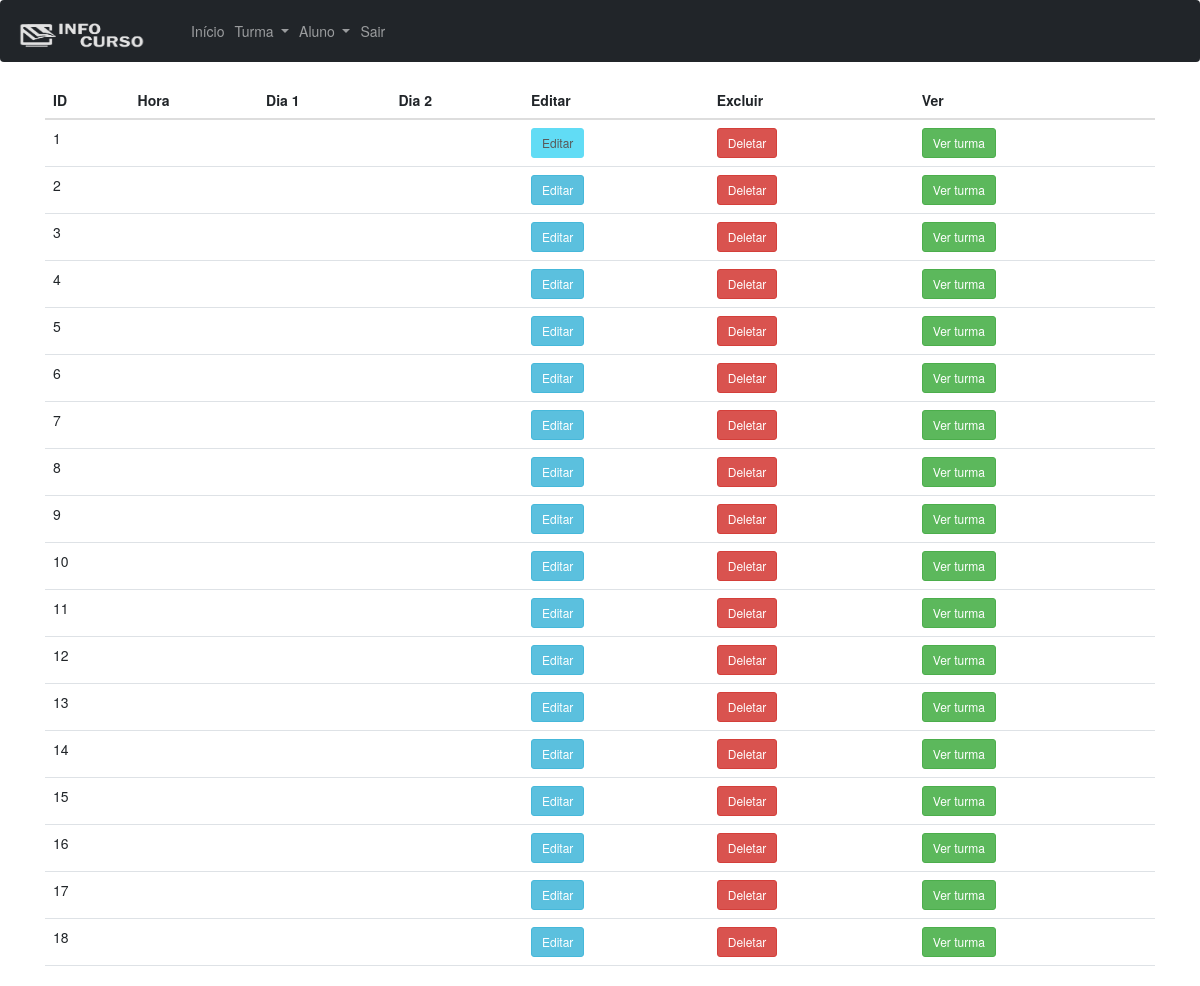
Page /infocurso/listar-turmas.php on the committed database.
### tables this page shows
CREATE TABLE `turma` (
  `id` int(11) NOT NULL,
  `ano` int(11) NOT NULL,
  `turma` varchar(10) NOT NULL
);

### infocurso/listar-turmas.php (the view, shortened to what this page needs)
<?php
require('includes/conexao.php');
?>
<!DOCTYPE html>
<html lang="en">
<head>
    <link rel="stylesheet" href="assets/css/bootstrap.min.css">
    <link rel="stylesheet" href="assets/css/cadastro.css">
    <link rel='stylesheet' href='//maxcdn.bootstrapcdn.com/bootstrap/3.3.4/css/bootstrap.min.css' />
</head>
<body>
    <nav class="navbar navbar-expand-lg navbar-dark bg-dark">
        <a class="navbar-brand" href="index.php"><img src="assets/img/logo-cinza.png" width="130" height="30" alt=""></a>
        <div class="collapse navbar-collapse" id="navbarNavDropdown">
            <ul class="navbar-nav">
                <li class="nav-item active">
                    <a class="nav-link" href="index.php">Início</a>
                </li>
                <li class="nav-item dropdown">
                    <a class="nav-link dropdown-toggle" href="#" id="navbarDropdownMenuLink" role="button"
                        data-toggle="dropdown" aria-haspopup="true" aria-expanded="false">
                        Turma
                    </a>
                </li>
                <li class="nav-item dropdown">
                    <a class="nav-link dropdown-toggle" href="#" id="navbarDropdownMenuLink" role="button"
                        data-toggle="dropdown" aria-haspopup="true" aria-expanded="false">
                        Aluno
                    </a>
                </li>
                <li class="nav-item active">
                    <a class="nav-link sair" href="login.php">Sair</a>
                </li>
            </ul>
        </div>
    </nav>
    <div class="container">
        <div class="row">
            <div class="col-md-12">
                <table class="table">
                    <thead>
                        <tr>
                            <th scope="col">ID</th>
                            <th scope="col">Hora</th>
                            <th scope="col">Dia 1</th>
                            <th scope="col">Dia 2</th>
                            <th scope="col">Editar</th>
                            <th scope="col">Excluir</th>
                            <th scope="col">Ver</th>
                        </tr>
                    </thead>
                    <tbody>
                        <?php
                        $sql = "SELECT * FROM turma ORDER BY id ASC";
                        $result = mysqli_query($conn, $sql);
                        while ($dados = mysqli_fetch_assoc($result)) {
                            $id = $dados['id'];
                            $hora = $dados['hora'];
                            $dia1 = $dados['dia1'];
                            $dia2 = $dados['dia2'];
                            $urlDelete = "acoes/deletar-turma.php?id=$id";
                            $urlUpdate = "editar-turma.php?id=$id";
                            $urlVer = "turma.php?id=$id";
                            echo "
                           <tr>
                                <td>$id</td>
                                <td>$hora</td>
                                <td>$dia1</td>
                                <td>$dia2</td>
                                <td>
                                <a href='$urlUpdate' id='editar'>
                                    <button class='btn btn-info btn-sm btn-editar' id='btn-editar'>Editar</button>
                                    <script>
                                    if($id == 1){
                                    document.getElementById('btn-editar').disabled = true;
                                    }
                                    </script>
                                </a></td>
                                <td>
                                <a href='$urlDelete'>
                                <button class='btn btn-danger btn-sm btn-deletar'>Deletar</button>
                                </a>
                                </td>
                                <td>
                                <a href='$urlVer'>
                                <button class='btn btn-success btn-sm btn-ver'>Ver turma</button>
                                </a>
                                </td>
                           </tr>
                           ";
                        }
                        ?>
                    </tbody>
                </table>
            </div>
        </div>
    </div>
</body>
</html>

### rows in the picture
turma: id "1"
turma: id "2"
turma: id "3"
turma: id "4"
turma: id "5"
turma: id "6"
turma: id "7"
turma: id "8"
turma: id "9"
turma: id "10"
turma: id "11"
turma: id "12"
turma: id "13"
turma: id "14"
turma: id "15"
turma: id "16"
turma: id "17"
turma: id "18"
